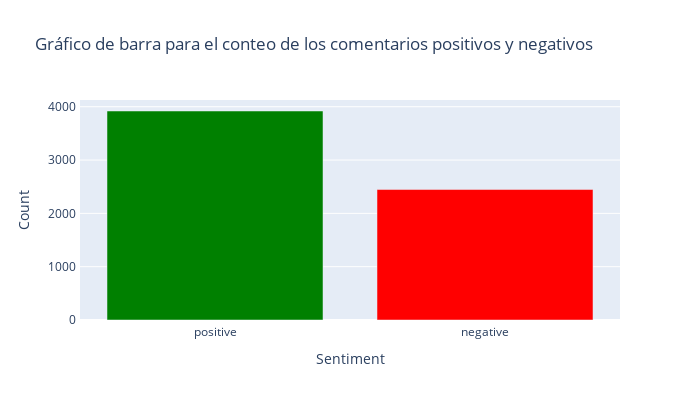

Notebook source saved alongside this figure:
### Code cell
sentiment_count_fil = data_filmaffinity.review_rate.value_counts()

colors = {'positive': 'green', 'negative': 'red'}
fig = go.Figure(
    data= [go.Bar(y=sentiment_count_fil.values, x=sentiment_count_fil.index, marker=dict(color=[colors[s] for s in sentiment_count_fil.index]))],
)
fig.update_layout(title='Gráfico de barra para el conteo de los comentarios positivos y negativos',
                  width=700, 
                  height=400,
                xaxis=dict(title='Sentiment', linewidth=2), 
                yaxis=dict(title='Count',  linewidth=2),)

fig.show()

### Figure 1 — Plotly figure (JSON) as saved in the notebook; plotly's stock layout.template omitted (floating-point values rounded to 4 significant figures)
{"data": [{"marker": {"color": ["green", "red"]}, "type": "bar", "x": ["positive", "negative"], "y": [3920, 2447]}], "layout": {"height": 400, "title": {"text": "Gráfico de barra para el conteo de los comentarios positivos y negativos"}, "width": 700, "xaxis": {"linewidth": 2, "title": {"text": "Sentiment"}}, "yaxis": {"linewidth": 2, "title": {"text": "Count"}}}}
